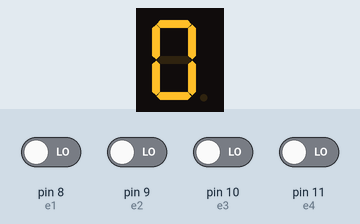
This sketch was run on a simulated Arduino Uno, built with avr-gcc and run on an emulated ATmega328P. Parts: 1-digit seven-segment display. Wiring (inferred from the names in the program): 1-digit 7-segment display, segments lit when HIGH: segments pin 0, pin 1, pin 2, pin 3, pin 4, pin 5, pin 6. Inputs (shaded band) come from the test bench; at power-on: pin 8 (e1), pin 9 (e2), pin 10 (e3), pin 11 (e4) LOW. The segment pins are drawn as the display they are named for.

Above: at 8.2 s.
8.3 s: pin 9 (e2) driven HIGH
At 9.1 s:
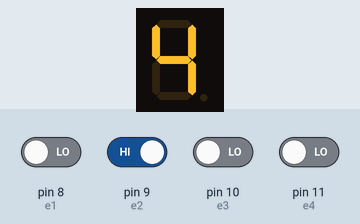
9.8 s: pin 8 (e1) driven HIGH
At 10.3 s:
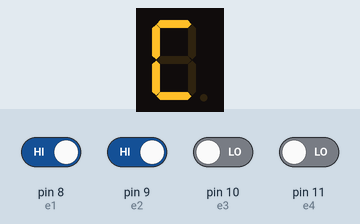
11.3 s: pin 10 (e3) driven HIGH
At 12.5 s:
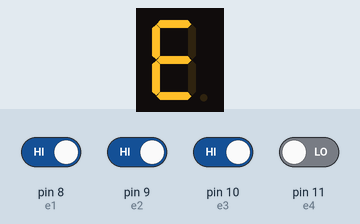
12.8 s: pin 11 (e4) driven HIGH
At 13.8 s:
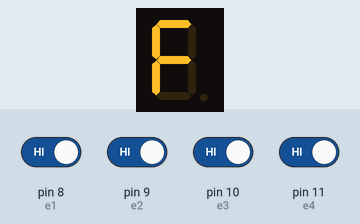
14.3 s: pin 10 (e3) driven LOW
At 14.9 s:
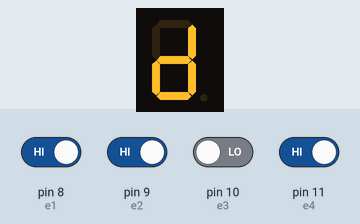
15.8 s: pin 8 (e1) driven LOW
At 17.2 s:
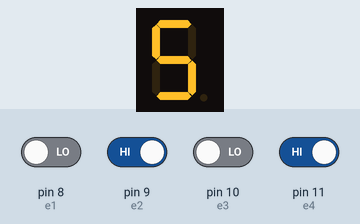
Timing chart, 0 to 18.3 s (numbered marks = the images above; inputs shaded):
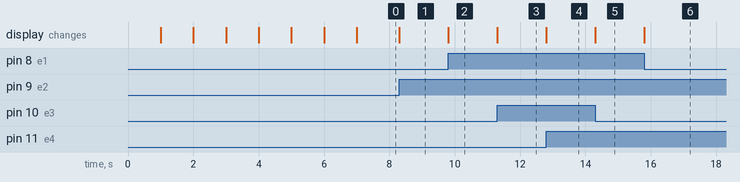

Measured:
- after the input at 8.3 s, the display: changes at once (image 1)
- after the input at 9.8 s, the display: changes at once (image 2)
- after the input at 11.3 s, the display: changes at once (image 3)
- after the input at 12.8 s, the display: changes at once (image 4)
- after the input at 14.3 s, the display: changes at once (image 5)
- after the input at 15.8 s, the display: changes at once (image 6)

The sketch:

terrific_jaban_habbi1.ino
```cpp
#define e1 8
#define e2 9
#define e3 10
#define e4 11
#define A 0
#define B 1
#define C 2
#define D 3
#define E 4
#define F 5
#define G 6
boolean saidaA(boolean E1,boolean E2, boolean E3,boolean E4) {
  return (!E2&&!E4) || (E1&&!E4) || (!E1&&E2&&E4) || (!E1&&!E2&&E3) || (E1&&E2&&E3) || (E1&&!E2&&!E3)||(E3&&!E4);
  }
boolean saidaB(boolean E1,boolean E2, boolean E3,boolean E4) {
  return (!E2&&!E4) || (!E1&&!E2) || (!E1&&!E3&&!E4) || (E1&&!E3&&E4) || (!E1&&E3&&E4);
  }
boolean saidaC(boolean E1,boolean E2, boolean E3,boolean E4) {
  return (E1&&!E2) || (!E2&&!E3) || (!E3&&E4) || (!E1&&E2) || (!E1&&E4);
  }
boolean saidaD(boolean E1,boolean E2, boolean E3,boolean E4) {
  return (E1&&!E3&&!E4) || (!E2&&!E3&&!E4) || (E2&&!E3&&E4) || (!E2&&E3&&E4) || (!E1&&E3&&!E4) || (E2&&E3&&!E4);
  }
boolean saidaE(boolean E1,boolean E2, boolean E3,boolean E4) {
  return (!E2&&!E4) || (E3&&!E4) || (E1&&E2) || (E1&&E3);
  }
boolean saidaF(boolean E1,boolean E2, boolean E3,boolean E4) {
  return (E1&&!E2) || (!E3&&!E4 ) || (!E1&&E2&&!E3) || (E1&&E3) || (E2&&E3&&!E4);
  }
boolean saidaG(boolean E1,boolean E2, boolean E3,boolean E4) {
  return (E1&&!E2) || (E1&&E4) || (E3&&!E4) || (!E1&&!E2&&E3) || (!E1&&E2&&!E3);
  }


void setup() {
  //start serial connection

  //configure pin2 as an input and enable the internal pull-up resistor
  pinMode(e1, INPUT);
  pinMode(e2, INPUT);
  pinMode(e3, INPUT);
  pinMode(e4, INPUT);
  pinMode(A, OUTPUT);
  pinMode(B, OUTPUT);
  pinMode(C, OUTPUT);
  pinMode(D, OUTPUT);
  pinMode(E, OUTPUT);
  pinMode(F, OUTPUT);
  pinMode(G, OUTPUT);

  int a=0;
  for(a=0;a<7;a++){

  digitalWrite(a,1);
    delay(1000);
  }

  //Serial.begin(9600);
}

void loop() {
  boolean entrada1=digitalRead(e1);
  boolean entrada2=digitalRead(e2);
  boolean entrada3=digitalRead(e3);
  boolean entrada4=digitalRead(e4);
  //Serial.print(entrada1);
  //Serial.print(entrada2);
  //Serial.print(entrada3);
  //Serial.println(entrada4);
  digitalWrite(A,saidaA(entrada1,entrada2,entrada3,entrada4));
  digitalWrite(B,saidaB(entrada1,entrada2,entrada3,entrada4));
  digitalWrite(C,saidaC(entrada1,entrada2,entrada3,entrada4));
  digitalWrite(D,saidaD(entrada1,entrada2,entrada3,entrada4));
  digitalWrite(E,saidaE(entrada1,entrada2,entrada3,entrada4));
  digitalWrite(F,saidaF(entrada1,entrada2,entrada3,entrada4));
  digitalWrite(G,saidaG(entrada1,entrada2,entrada3,entrada4));

  }
```
